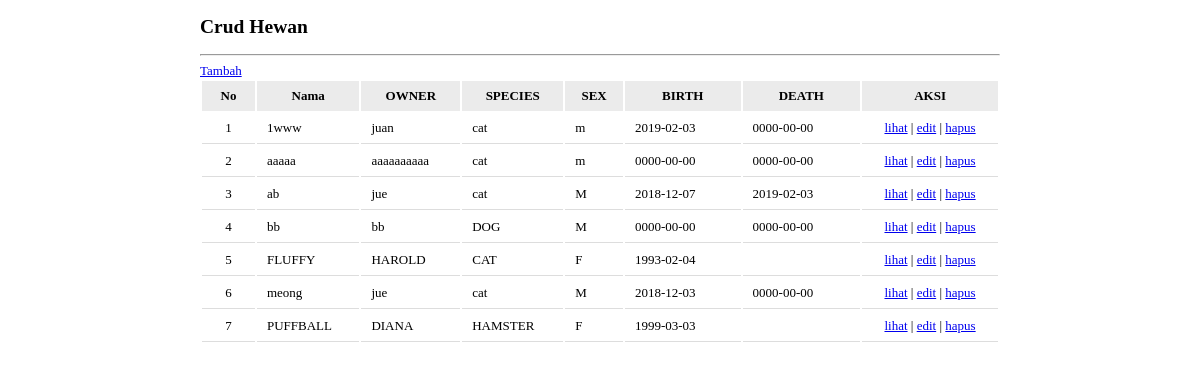
The page / on the database its author committed.
### tables this page shows
CREATE TABLE `pet` (
  `id` int(11) NOT NULL,
  `NAMA` varchar(20) NOT NULL,
  `OWNER` varchar(20) DEFAULT NULL,
  `SPECIES` varchar(20) DEFAULT NULL,
  `SEX` char(1) DEFAULT NULL,
  `BIRTH` date DEFAULT NULL,
  `DEATH` date DEFAULT NULL
);

### index.php (the view, shortened to what this page needs)
<?php
    $sql = 'SELECT * FROM pet order by NAMA asc';
    $rs = mysql_query($sql);
?>
<!DOCTYPE html>
<html>
<head>
</head>
<body>
    <div class="container">
        <h2>Crud Hewan</h2>
        <hr>
        <a href="#" class="control" data-set="tambah" data-url="aksi.php?set=tambah">Tambah</a>
        <table class="table" width="100%">
            <thead>
                <tr>
                    <th width="50">No</th>
                    <th width="100">Nama</th>
                    <th width="100">OWNER</th>
                    <th width="100">SPECIES</th>
                    <th width="50">SEX</th>
                    <th width="150">BIRTH</th>
                    <th width="150">DEATH</th>
                    <th width="200">AKSI</th>
                </tr>
            </thead>
            <tbody>
                <?php
                    $i = 1;
                    if (mysql_num_rows($rs) > 0) {
                        while ($row = mysql_fetch_array($rs)) {
                            $id = $row['id'];
                            $nama = $row['NAMA'];
                            $owner =$row['OWNER'];
                            $species =$row['SPECIES'];
                            $sex =$row['SEX'];
                            $birth =$row['BIRTH'];
                            $death =$row['DEATH'];
                ?>
                <tr>
                    <td align="center"><?php echo $i;?></td>
                    <td><?php echo $nama; ?></td>
                    <td><?php echo $owner; ?></td>
                    <td><?php echo $species; ?></td>
                    <td><?php echo $sex; ?></td>
                    <td><?php echo $birth; ?></td>
                    <td><?php echo $death; ?></td>
                    <td align="center">
                        <a href="#" class="control" data-set="lihat" data-nama="<?php echo $nama; ?>"
                            data-owner="<?php echo $owner; ?>"
                            data-species="<?php echo $species; ?>"
                            data-sex="<?php echo $sex; ?>"
                            data-birth="<?php echo $birth; ?>"
                            data-death="<?php echo $death; ?>">lihat</a> |
                        <a href="#" class="control" data-set="edit" data-nama="<?php echo $nama; ?>"
                            data-owner="<?php echo $owner; ?>"
                            data-species="<?php echo $species; ?>"
                            data-sex="<?php echo $sex; ?>"
                            data-birth="<?php echo $birth; ?>"
                            data-death="<?php echo $death; ?>"
                            data-url="aksi.php?set=edit&id=<?php echo $id; ?>">edit</a> |
                        <a href="aksi.php?set=hapus&id=<?php echo $id; ?>" class="hapus">hapus</a>
                    </td>
                </tr>
                <?php
                    $i++;
                    }
                    }else {?>
                        <tr>
                            <td colspan="8" align="center">BELUM ADA DATA</td>
                        </tr>
                <?php
                    }
                ?>
            </tbody>
        </table>
    </div>
</body>
</html>

### index.php (style rules this page uses)
body { font-family: verdana; font-size:13px; }
.container { margin :auto; width:800px; }
.container .table thead tr th { padding : 7px 10px; background-color:#EBEBEB; }
.container .table tbody tr td { padding: 7px 10px; border-bottom: 1px solid #DDDDDD; }

### rows shown on the page
pet: NAMA "1www", OWNER "juan", SPECIES "cat", SEX "m", BIRTH "2019-02-03", DEATH "0000-00-00"
pet: NAMA "aaaaa", OWNER "aaaaaaaaaa", SPECIES "cat", SEX "m", BIRTH "0000-00-00", DEATH "0000-00-00"
pet: NAMA "ab", OWNER "jue", SPECIES "cat", SEX "M", BIRTH "2018-12-07", DEATH "2019-02-03"
pet: NAMA "bb", OWNER "bb", SPECIES "DOG", SEX "M", BIRTH "0000-00-00", DEATH "0000-00-00"
pet: NAMA "FLUFFY", OWNER "HAROLD", SPECIES "CAT", SEX "F", BIRTH "1993-02-04"
pet: NAMA "meong", OWNER "jue", SPECIES "cat", SEX "M", BIRTH "2018-12-03", DEATH "0000-00-00"
pet: NAMA "PUFFBALL", OWNER "DIANA", SPECIES "HAMSTER", SEX "F", BIRTH "1999-03-03"
